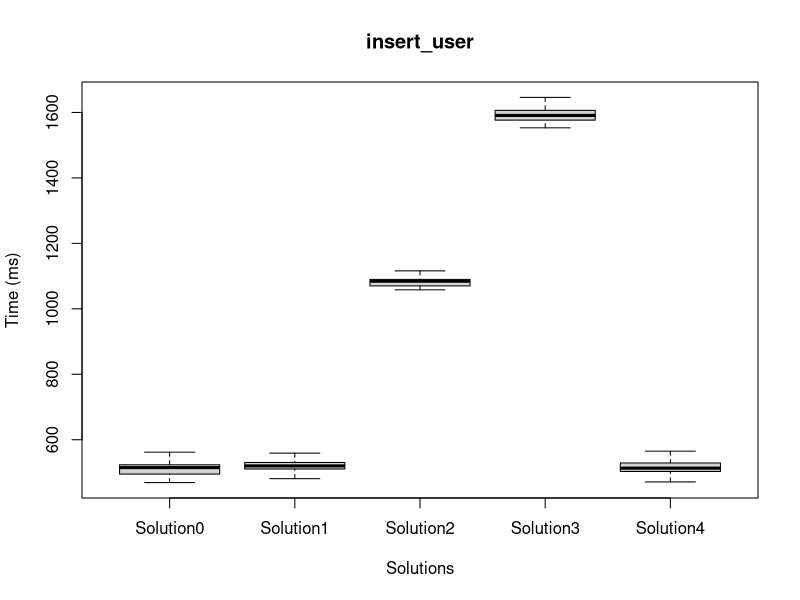
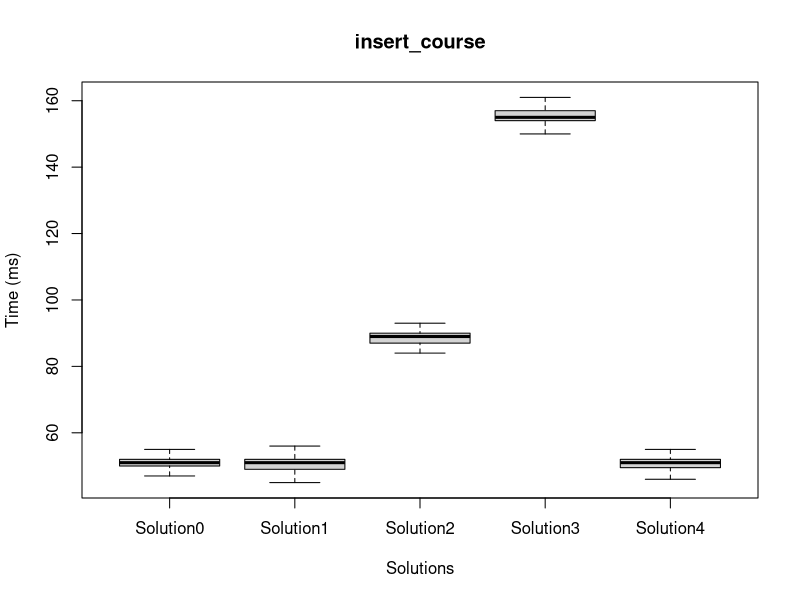
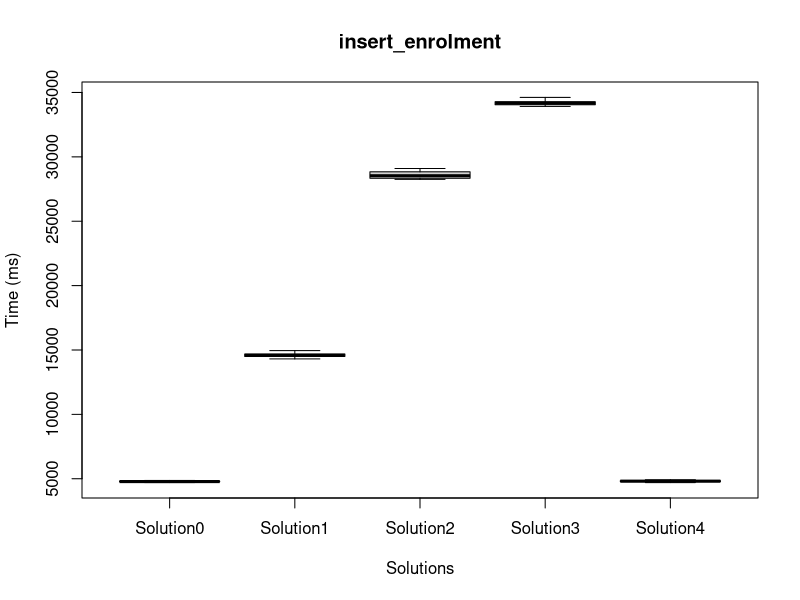
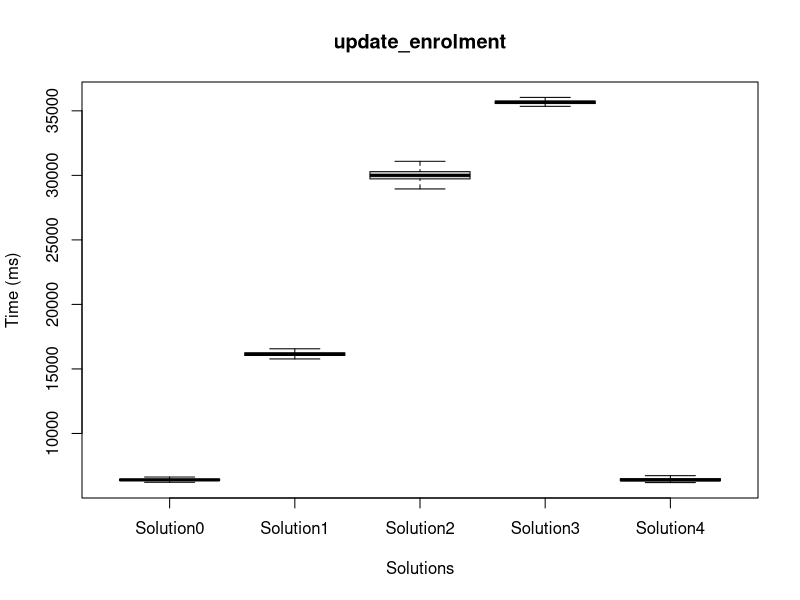
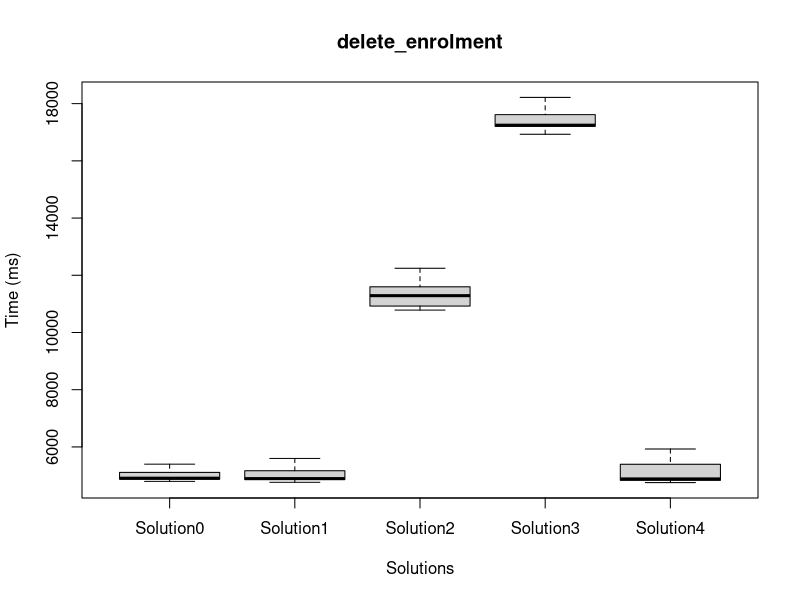
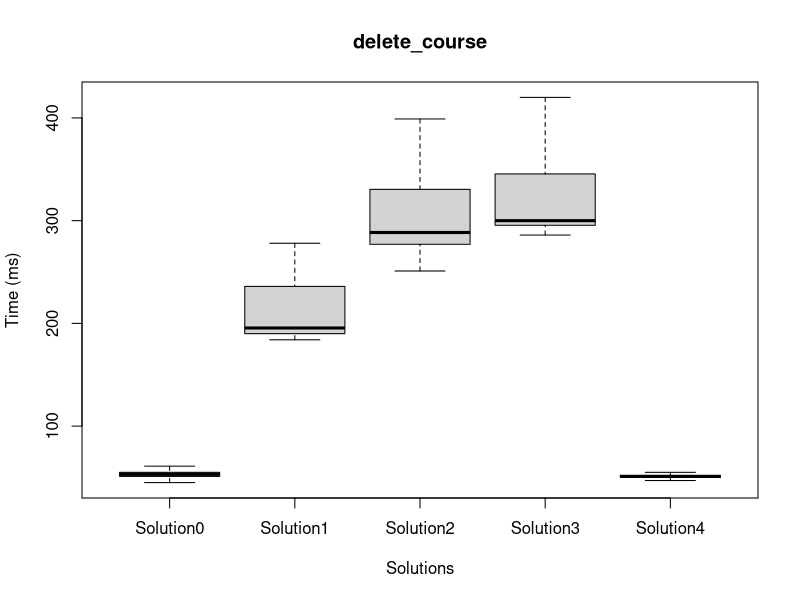
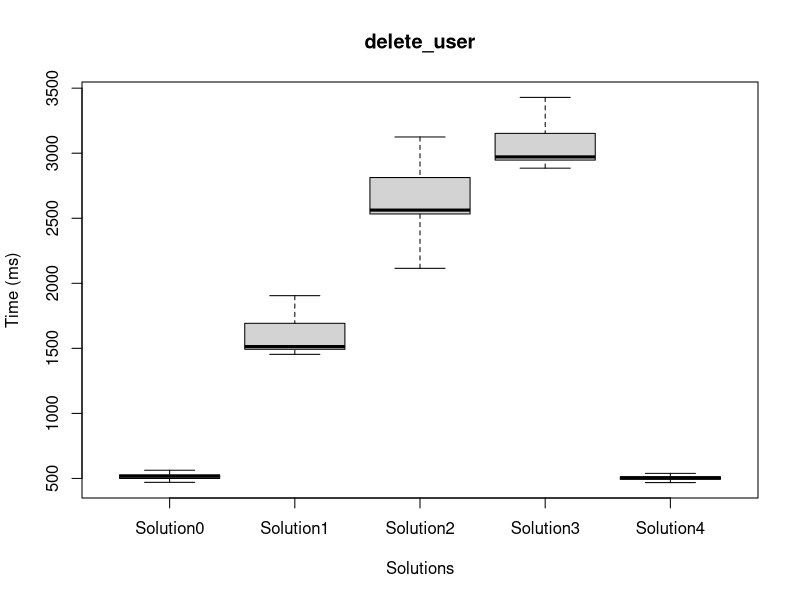

Write the R code that produced these figures, in order. (Note: this script raises an error after producing the figures.)
Solution0.dataframe = data.frame(
insert_user=c(1507, 493, 494, 486, 521, 481, 484, 488, 516, 494, 489, 493, 491, 490, 496, 491, 517, 501, 497, 485, 495, 492, 507, 503, 495, 496, 507, 520, 516, 490, 507, 500, 540, 535, 501, 507, 509, 523, 511, 518, 508, 519, 517, 544, 511, 532, 531, 509, 535, 509, 518, 520, 512, 516, 515, 559, 518, 515, 509, 518, 522, 554, 514, 517, 521, 526, 516, 562, 521, 542, 523, 525, 519, 558, 538, 526, 523, 517, 523, 562, 539, 543, 535, 525, 811, 813, 469, 470, 475, 478, 478, 524, 481, 501, 492, 492, 498, 532, 493, 514),
insert_course=c(83, 51, 46, 45, 45, 70, 45, 49, 44, 47, 47, 49, 64, 67, 49, 50, 61, 47, 50, 48, 55, 49, 49, 49, 50, 51, 49, 64, 50, 50, 50, 50, 50, 48, 49, 51, 50, 50, 52, 53, 53, 50, 53, 50, 52, 52, 51, 49, 50, 52, 51, 51, 50, 51, 51, 51, 51, 70, 52, 73, 51, 52, 50, 51, 51, 49, 67, 51, 51, 51, 51, 54, 52, 50, 50, 53, 51, 51, 52, 52, 49, 51, 59, 49, 49, 49, 52, 51, 52, 51, 53, 52, 51, 52, 52, 50, 52, 53, 52, 51),
insert_enrolment=c(6618, 4764, 4780, 4769, 4746, 4769, 4772, 4754, 4774, 4801, 4779, 4809, 4850, 4914, 4777, 4703, 4763, 4790, 4779, 4808, 4736, 4788, 4774, 4779, 4808, 4815, 4868, 4852, 4734, 4759, 4793, 4844, 4831, 4750, 4731, 4771, 4788, 4834, 4824, 4895, 4733, 4766, 4800, 4782, 4811, 4762, 4822, 4789, 4741, 4794, 4791, 4849, 4766, 4825, 4782, 4805, 4811, 4801, 4776, 4813, 4725, 4771, 4774, 4814, 4748, 5170, 4743, 4774, 4790, 4825, 4767, 4783, 4787, 4861, 4782, 4772, 4768, 4720, 4767, 4771, 4851, 4809, 4808, 4889, 4807, 6278, 4720, 4772, 4811, 4746, 4726, 4792, 4765, 4754, 4789, 4817, 4832, 4759, 4803, 4779),
update_enrolment=c(6780, 6290, 6228, 6275, 6624, 6307, 6256, 6306, 6341, 6351, 6386, 6453, 6393, 6597, 6379, 6471, 6447, 6287, 6406, 6414, 6557, 7162, 6375, 6363, 6462, 6442, 6549, 6421, 6318, 6399, 6440, 6370, 6519, 6582, 6355, 6363, 6433, 6400, 6474, 6579, 6435, 6323, 6390, 6441, 6457, 6802, 6581, 6369, 6405, 6429, 6464, 6658, 6487, 6769, 6359, 6404, 6399, 6680, 6361, 6429, 6495, 6330, 6423, 6336, 6349, 6491, 6337, 6379, 6442, 6335, 6381, 6429, 6456, 6382, 6352, 6391, 6499, 6218, 6318, 6378, 6431, 6410, 6399, 7143, 6384, 6283, 6315, 6401, 6440, 6478, 6363, 6357, 6245, 6336, 6385, 6480, 6618, 6325, 6344, 6424),
delete_enrolment=c(5358, 4963, 5010, 4796, 5807, 4802, 5668, 4813, 4920, 4888, 4855, 4912, 4924, 5621, 4849, 5259, 5098, 4856, 4861, 4895, 5110, 5528, 4864, 4883, 4894, 4892, 5956, 5651, 4844, 4861, 4908, 4940, 4965, 5505, 4863, 4905, 4897, 4913, 4925, 5108, 5033, 4878, 4884, 4888, 4911, 5504, 5804, 4859, 4903, 4894, 4899, 5748, 4928, 5539, 4864, 4894, 4906, 5863, 4876, 4946, 5080, 4860, 4898, 5595, 4848, 4905, 4875, 4874, 4877, 5397, 4881, 4900, 4979, 5808, 4871, 4866, 5529, 5528, 4865, 4876, 4949, 5612, 4887, 5336, 4904, 4879, 4837, 4875, 5254, 5090, 4873, 4854, 5462, 4881, 4882, 4956, 6467, 4850, 4869, 4909),
delete_course=c(58, 47, 56, 45, 46, 47, 48, 47, 49, 51, 47, 49, 51, 52, 51, 55, 58, 51, 51, 50, 49, 61, 50, 52, 52, 53, 55, 53, 51, 51, 52, 52, 50, 57, 50, 52, 52, 51, 52, 53, 75, 52, 55, 52, 51, 53, 55, 55, 53, 54, 52, 53, 52, 52, 54, 55, 53, 52, 55, 54, 52, 54, 52, 53, 69, 52, 55, 53, 67, 55, 53, 72, 54, 51, 53, 56, 51, 52, 53, 54, 51, 58, 52, 52, 54, 53, 55, 54, 53, 54, 54, 53, 63, 54, 55, 52, 59, 55, 55, 55),
delete_user=c(506, 499, 480, 470, 478, 478, 483, 483, 494, 509, 492, 491, 493, 490, 495, 534, 523, 524, 496, 493, 490, 494, 516, 518, 503, 504, 531, 521, 509, 521, 511, 506, 514, 520, 513, 508, 519, 512, 525, 510, 496, 510, 516, 519, 527, 510, 500, 557, 517, 541, 522, 531, 527, 526, 536, 521, 535, 517, 521, 531, 539, 521, 533, 516, 518, 577, 525, 532, 528, 519, 520, 543, 520, 563, 522, 540, 550, 539, 527, 531, 526, 528, 528, 531, 543, 528, 487, 473, 478, 501, 488, 510, 494, 491, 500, 501, 498, 500, 503, 517));

Solution1.dataframe = data.frame(
insert_user=c(538, 494, 516, 481, 502, 559, 480, 489, 520, 518, 494, 497, 564, 527, 516, 505, 528, 508, 510, 568, 509, 513, 513, 534, 522, 519, 607, 520, 528, 515, 546, 535, 536, 603, 514, 516, 513, 519, 513, 522, 520, 503, 545, 524, 517, 525, 517, 520, 579, 520, 549, 547, 534, 548, 531, 521, 520, 525, 537, 530, 525, 527, 522, 588, 522, 536, 553, 794, 498, 502, 503, 572, 507, 528, 511, 524, 517, 522, 522, 520, 510, 519, 521, 535, 531, 505, 491, 519, 501, 496, 502, 497, 507, 526, 501, 514, 514, 520, 528, 514),
insert_course=c(45, 53, 47, 46, 45, 55, 47, 47, 63, 48, 48, 49, 47, 51, 48, 49, 46, 49, 48, 50, 58, 49, 48, 49, 51, 51, 50, 51, 51, 51, 51, 50, 68, 47, 49, 51, 51, 49, 51, 52, 52, 51, 52, 50, 50, 52, 67, 52, 51, 51, 51, 52, 51, 50, 52, 51, 52, 54, 52, 51, 49, 53, 50, 51, 52, 51, 66, 51, 51, 52, 51, 53, 51, 49, 52, 53, 49, 51, 51, 52, 49, 51, 75, 50, 52, 56, 51, 53, 50, 51, 53, 52, 53, 52, 53, 49, 53, 52, 52, 53),
insert_enrolment=c(16007, 14795, 14678, 14391, 14516, 14548, 14399, 14361, 14459, 14533, 14550, 14568, 14437, 14836, 14602, 14546, 14546, 14648, 14748, 14467, 14511, 14814, 14400, 14688, 14656, 14927, 14681, 14837, 14482, 14564, 14625, 14566, 14745, 14429, 14353, 14633, 14611, 14568, 14674, 14917, 14728, 14477, 14779, 14641, 15016, 14521, 14512, 14741, 14556, 14603, 14480, 14492, 14479, 14580, 14617, 14686, 14526, 14695, 14637, 14547, 14561, 14674, 14530, 14564, 14454, 14610, 14951, 14939, 14451, 14753, 14434, 14656, 14577, 14489, 14556, 15005, 14307, 14546, 14627, 14647, 14406, 14444, 14427, 14429, 16969, 14524, 14599, 14547, 14429, 14508, 14701, 14682, 14906, 14667, 14649, 14388, 14773, 14645, 14698, 14688),
update_enrolment=c(16022, 16090, 16173, 16057, 17544, 16162, 16064, 15889, 15951, 15993, 16063, 16133, 16040, 16762, 16113, 16197, 15893, 16217, 16268, 16003, 16140, 16234, 15917, 16253, 16237, 16477, 17008, 16697, 15982, 16132, 16131, 16225, 16145, 15776, 15885, 16076, 16042, 16023, 16233, 16220, 16215, 16016, 16284, 16135, 16299, 16414, 16008, 16147, 16105, 16562, 15937, 16461, 16035, 16044, 16319, 16161, 15991, 17206, 16814, 16063, 16067, 16222, 16116, 16249, 15928, 15979, 16341, 16499, 16046, 16590, 15979, 16207, 16154, 16802, 16043, 16872, 15846, 16406, 16121, 16105, 16080, 16110, 15929, 15965, 17203, 16076, 16126, 16088, 15930, 16052, 16196, 16168, 16607, 16126, 16182, 16202, 16314, 16420, 16238, 16256),
delete_enrolment=c(4842, 4836, 4857, 4885, 5723, 4878, 5464, 4828, 5010, 4873, 4906, 4876, 4908, 5575, 4881, 5046, 4831, 4847, 4897, 4924, 5061, 5273, 4864, 4922, 4929, 4925, 5557, 5562, 4834, 4887, 4928, 4924, 4947, 4763, 4829, 4869, 4880, 4899, 5488, 5039, 4856, 4849, 4894, 4918, 5223, 5377, 4840, 4861, 4888, 5446, 4870, 5650, 4863, 4899, 5112, 4882, 4892, 5677, 5456, 4823, 4885, 4888, 4959, 5660, 4823, 4872, 4906, 4888, 4889, 6288, 4803, 4868, 4910, 5676, 4848, 5427, 4834, 5263, 4847, 4882, 5655, 5024, 4860, 4890, 5054, 4822, 5432, 4878, 4824, 4832, 4891, 5372, 5295, 4866, 4889, 5589, 4800, 5553, 4838, 5598),
delete_course=c(273, 197, 200, 198, 278, 199, 310, 208, 240, 208, 184, 190, 191, 274, 188, 237, 187, 189, 189, 187, 224, 223, 187, 189, 188, 206, 252, 236, 186, 188, 192, 190, 271, 194, 188, 190, 204, 188, 270, 220, 201, 189, 200, 188, 238, 228, 205, 204, 188, 255, 188, 246, 198, 186, 235, 192, 189, 236, 260, 190, 187, 190, 254, 243, 189, 192, 191, 202, 190, 322, 191, 192, 191, 235, 191, 259, 188, 226, 191, 190, 238, 250, 193, 190, 216, 192, 269, 192, 209, 190, 193, 241, 251, 191, 190, 230, 190, 270, 192, 240),
delete_user=c(1850, 1598, 1588, 1530, 1792, 1481, 1888, 1478, 1661, 1500, 1476, 1533, 1519, 1905, 1524, 1619, 1535, 1505, 1480, 1495, 1761, 1669, 1484, 1520, 1502, 1491, 1805, 1681, 1504, 1478, 1478, 1481, 1878, 1510, 1516, 1495, 1489, 1507, 1905, 1628, 1526, 1495, 1514, 1495, 1802, 1684, 1510, 1504, 1509, 1857, 1502, 1711, 1492, 1490, 1805, 1518, 1520, 1698, 1856, 1512, 1503, 1504, 1875, 1769, 1517, 1528, 1513, 1488, 1485, 2086, 1497, 1494, 1485, 1717, 1487, 1825, 1504, 1677, 1498, 1497, 1703, 1771, 1512, 1512, 1689, 1472, 1842, 1454, 1487, 1483, 1482, 1696, 1810, 1459, 1469, 1664, 1489, 1855, 1470, 1675));

Solution2.dataframe = data.frame(
insert_user=c(914, 893, 867, 850, 910, 862, 873, 877, 911, 883, 879, 886, 885, 920, 890, 938, 926, 897, 1069, 1071, 1094, 1068, 1079, 1080, 1087, 1077, 1099, 1101, 1087, 1090, 1085, 1090, 1135, 1099, 1095, 1096, 1086, 1101, 1090, 1090, 1085, 1090, 1116, 1101, 1085, 1072, 1074, 1059, 1070, 1082, 1073, 1089, 1090, 1084, 1074, 1087, 1105, 1077, 1095, 1079, 1087, 1129, 1100, 1099, 1091, 1121, 1070, 1082, 1089, 1107, 1079, 1096, 1087, 1097, 1089, 1089, 1086, 1095, 1083, 1078, 1082, 1089, 1082, 1085, 1073, 1098, 1086, 1087, 1076, 1058, 1069, 1080, 1082, 1066, 1088, 1081, 1078, 1085, 1090, 1116),
insert_course=c(84, 92, 84, 80, 82, 102, 81, 84, 81, 85, 86, 86, 85, 87, 86, 87, 84, 87, 87, 86, 104, 86, 86, 88, 88, 90, 86, 89, 88, 89, 88, 90, 86, 98, 85, 87, 107, 86, 88, 89, 91, 88, 90, 88, 87, 89, 89, 91, 89, 89, 89, 89, 88, 89, 91, 89, 90, 90, 91, 89, 101, 91, 87, 88, 89, 103, 86, 88, 89, 89, 87, 89, 88, 87, 112, 90, 87, 88, 89, 89, 86, 89, 89, 86, 90, 89, 90, 90, 88, 89, 92, 91, 91, 89, 90, 88, 93, 92, 90, 92),
insert_enrolment=c(25489, 25041, 25198, 24741, 24927, 24965, 24838, 26969, 26970, 27097, 27046, 27140, 27005, 27356, 27261, 27238, 27074, 27211, 29012, 28726, 28926, 28962, 28805, 28985, 28958, 28937, 28403, 28664, 28313, 28491, 28347, 28428, 28406, 28297, 28254, 28673, 28533, 28464, 28487, 28849, 28528, 28347, 28769, 28474, 28903, 28573, 28361, 28320, 28339, 28381, 28361, 28363, 28336, 28422, 28407, 28489, 28292, 28455, 28536, 28368, 28383, 28385, 28275, 28448, 29054, 28702, 29096, 28858, 28774, 28812, 28768, 28952, 28803, 28770, 28878, 29006, 28746, 30089, 28875, 28913, 28721, 28507, 28655, 28852, 28654, 28535, 28855, 28869, 29096, 28745, 28807, 28766, 28708, 28717, 28858, 28938, 28939, 28766, 28860, 28828),
update_enrolment=c(26616, 26566, 27086, 26380, 26723, 26663, 28107, 28409, 28428, 28546, 28531, 28545, 28949, 28818, 29135, 28685, 28376, 38677, 31156, 30130, 30297, 30445, 30479, 30385, 30305, 29981, 30177, 30006, 29686, 30333, 29749, 29858, 30221, 29768, 29661, 29939, 30113, 29848, 29916, 30140, 29904, 29788, 29931, 29838, 30786, 29959, 30458, 29641, 29664, 29729, 29703, 30562, 29992, 29747, 29784, 29882, 29641, 29795, 30386, 29765, 29973, 29721, 29603, 30958, 30147, 29997, 30400, 30280, 30468, 30143, 30047, 30746, 30229, 30194, 31089, 30430, 30045, 31388, 30271, 30333, 30103, 30059, 29932, 30239, 29903, 29944, 30249, 30572, 30977, 30114, 30309, 30114, 29939, 30088, 30694, 30194, 30204, 30130, 30217, 30414),
delete_enrolment=c(9483, 9419, 9502, 9460, 9492, 9741, 12089, 11335, 11424, 11359, 11282, 11302, 12157, 11353, 12140, 11333, 11359, 12081, 12073, 11373, 11410, 11398, 12170, 11341, 11352, 10901, 11446, 10870, 10901, 11605, 10889, 10896, 11536, 11069, 10922, 10936, 11293, 10913, 10935, 11698, 10926, 11568, 10979, 10969, 10981, 10954, 12245, 10783, 10831, 10852, 10838, 11591, 11618, 10873, 10822, 10886, 10911, 10838, 11481, 10852, 11232, 10842, 10825, 12030, 11445, 11215, 11238, 11868, 11964, 11294, 11360, 11986, 11875, 11280, 11995, 11322, 11345, 11953, 11298, 11312, 11991, 11068, 11131, 11706, 11045, 11631, 11180, 11931, 11117, 11118, 11769, 11118, 11117, 11160, 11841, 11691, 11078, 11106, 11106, 11859),
delete_course=c(260, 251, 261, 251, 251, 298, 321, 272, 274, 285, 282, 276, 349, 287, 353, 278, 277, 324, 361, 276, 290, 277, 357, 291, 278, 299, 359, 287, 283, 340, 274, 273, 315, 312, 274, 275, 345, 297, 277, 372, 287, 357, 277, 276, 274, 277, 427, 275, 277, 276, 299, 345, 337, 270, 285, 290, 303, 277, 317, 275, 324, 292, 290, 345, 318, 292, 281, 362, 326, 282, 281, 355, 328, 304, 354, 284, 280, 358, 291, 289, 399, 286, 281, 340, 288, 360, 281, 337, 279, 290, 377, 283, 280, 281, 333, 341, 283, 296, 280, 369),
delete_user=c(2115, 2147, 2149, 2155, 2170, 2491, 2595, 2385, 2382, 2381, 2390, 2403, 2623, 2423, 2781, 2405, 2439, 2873, 2915, 2535, 2555, 2560, 2963, 2565, 2576, 2606, 2904, 2533, 2534, 2900, 2519, 2511, 2753, 2822, 2541, 2553, 2870, 2537, 2540, 2892, 2542, 2928, 2537, 2537, 2573, 2504, 3125, 2518, 2518, 2577, 2529, 2919, 2752, 2533, 2523, 2522, 2643, 2530, 2742, 2549, 2874, 2541, 2546, 2829, 2826, 2591, 2619, 2987, 2807, 2587, 2581, 2983, 2819, 2572, 2964, 2592, 2579, 3029, 2552, 2538, 3084, 2554, 2569, 2906, 2533, 2979, 2568, 2778, 2609, 2533, 2939, 2543, 2550, 2551, 2786, 2919, 2554, 2545, 2560, 2940));

Solution3.dataframe = data.frame(
insert_user=c(1796, 1571, 1599, 1562, 1570, 1553, 1567, 1583, 1620, 1605, 1570, 1592, 1628, 1570, 1594, 1574, 1628, 1594, 1596, 1586, 1609, 1571, 1595, 1579, 1567, 1599, 1597, 1581, 1635, 1571, 1573, 1598, 1660, 1646, 1577, 1600, 1599, 1576, 1573, 1578, 1596, 1596, 1611, 1588, 1607, 1611, 1618, 1593, 1586, 1607, 1626, 1615, 1579, 1587, 1587, 1585, 1601, 1604, 1617, 1604, 1676, 1594, 1594, 1603, 1590, 1610, 1635, 1613, 1574, 1577, 1590, 1610, 1589, 1583, 1557, 1563, 1606, 1590, 1572, 1608, 1581, 1574, 1578, 1578, 1567, 1598, 1571, 1564, 1588, 1588, 1582, 1591, 1612, 1572, 1576, 1618, 1591, 1570, 1591, 1608),
insert_course=c(181, 161, 150, 150, 151, 154, 151, 151, 156, 154, 151, 152, 152, 154, 153, 154, 153, 155, 155, 155, 163, 155, 151, 152, 156, 177, 154, 155, 153, 156, 156, 154, 162, 154, 154, 154, 156, 152, 156, 157, 159, 155, 157, 155, 154, 158, 176, 154, 174, 155, 156, 153, 178, 156, 155, 158, 148, 156, 157, 155, 155, 155, 154, 153, 156, 155, 160, 155, 154, 156, 157, 159, 157, 154, 175, 156, 153, 158, 156, 155, 155, 158, 153, 154, 155, 158, 176, 188, 156, 155, 159, 156, 157, 156, 154, 154, 185, 160, 160, 156),
insert_enrolment=c(34526, 34036, 34400, 33921, 34083, 34050, 33927, 33947, 34110, 33983, 34282, 34194, 33978, 34361, 34233, 34171, 34006, 34217, 34287, 33938, 34084, 34456, 33929, 34261, 34210, 34723, 34110, 34358, 33938, 34197, 34204, 34197, 34190, 34024, 33959, 34315, 34191, 34097, 34300, 34523, 34640, 34044, 34319, 34217, 34081, 34154, 34051, 34201, 34202, 34126, 34109, 34050, 34133, 34127, 34311, 34305, 34617, 34189, 34279, 34198, 35327, 34158, 33995, 34092, 34007, 34017, 34446, 34127, 34042, 34400, 34103, 34267, 34173, 34041, 34086, 34234, 33917, 34165, 34280, 34116, 33938, 34058, 34043, 34455, 34392, 34025, 34180, 34186, 33963, 34113, 34345, 34199, 34039, 34209, 34282, 33962, 34704, 34098, 34262, 34389),
update_enrolment=c(35347, 35576, 35606, 35437, 36501, 35427, 35395, 35458, 35817, 35440, 35652, 35668, 35817, 35782, 35851, 36239, 35480, 35743, 35853, 35540, 35582, 35655, 35613, 35697, 35677, 36012, 35690, 36152, 35444, 35655, 35891, 35657, 35589, 35415, 35370, 35859, 35536, 35548, 35689, 35689, 36040, 35457, 35761, 35689, 35697, 35686, 35536, 35681, 35611, 35652, 35703, 35472, 35748, 35524, 35637, 35725, 35710, 35701, 35736, 35649, 36637, 35632, 35600, 35737, 35438, 35836, 35805, 35622, 35414, 36536, 35375, 35746, 38326, 35493, 35885, 35732, 35792, 35653, 35663, 35640, 35891, 35542, 35466, 35677, 35928, 35521, 35589, 35932, 35736, 35597, 35757, 35746, 35669, 35664, 36206, 35355, 35730, 35642, 35913, 35665),
delete_enrolment=c(16929, 17141, 17172, 17208, 18841, 17136, 17174, 17222, 18405, 17207, 17253, 17333, 17746, 17252, 17269, 18062, 17201, 17243, 17271, 17511, 17227, 17620, 17678, 17241, 17220, 17446, 17203, 17985, 17206, 17234, 17981, 17226, 17194, 17193, 17286, 17963, 17270, 17232, 17286, 17390, 17718, 17174, 17245, 17251, 17931, 17426, 17213, 17246, 17426, 17266, 18062, 17174, 18053, 17217, 17216, 17266, 17870, 17178, 17226, 17264, 17897, 17214, 17226, 17551, 17223, 18173, 17189, 17199, 17221, 18687, 17167, 17213, 18152, 17154, 17928, 17222, 18218, 17219, 17246, 17178, 18021, 17201, 17241, 17604, 17869, 17156, 17200, 17746, 17611, 17193, 17254, 17431, 17480, 17219, 17859, 17182, 17243, 17180, 17583, 18014),
delete_course=c(301, 302, 295, 286, 450, 289, 289, 291, 421, 299, 303, 294, 366, 295, 293, 396, 291, 307, 295, 365, 302, 337, 374, 297, 295, 348, 292, 338, 293, 294, 411, 295, 306, 293, 294, 398, 296, 296, 299, 322, 384, 306, 296, 295, 388, 326, 294, 308, 383, 298, 344, 296, 379, 296, 298, 297, 396, 298, 297, 294, 343, 296, 315, 360, 295, 355, 300, 297, 296, 420, 296, 297, 339, 311, 386, 298, 340, 296, 296, 319, 339, 312, 295, 361, 333, 294, 295, 372, 344, 297, 300, 356, 347, 298, 384, 291, 320, 298, 373, 389),
delete_user=c(2904, 2885, 2899, 2931, 3495, 2911, 2907, 2958, 3489, 2912, 2915, 2939, 3297, 2940, 2964, 3429, 2978, 2934, 2927, 3236, 2975, 3075, 3283, 2967, 2964, 3195, 2961, 3133, 2988, 2959, 3296, 2949, 2955, 2971, 2941, 3307, 3010, 2972, 2997, 3056, 3271, 2946, 2951, 2950, 3314, 3115, 2973, 2952, 3289, 2945, 3180, 2973, 3299, 2955, 2964, 2981, 3330, 2979, 2944, 2951, 3207, 2912, 2907, 3260, 2965, 3158, 2997, 2967, 2962, 3492, 2951, 2969, 3141, 2913, 3289, 2925, 3133, 2949, 2938, 2992, 3134, 2943, 2945, 3235, 3123, 2957, 2948, 3311, 3122, 2981, 2945, 3230, 3132, 2969, 3287, 2957, 3056, 2939, 3272, 3147));

Solution4.dataframe = data.frame(
insert_user=c(524, 546, 763, 476, 525, 486, 487, 487, 495, 498, 504, 531, 495, 499, 507, 519, 530, 499, 503, 536, 499, 500, 537, 513, 511, 513, 552, 506, 504, 519, 509, 516, 522, 535, 542, 537, 526, 514, 511, 512, 513, 543, 573, 517, 513, 519, 516, 520, 511, 508, 562, 512, 523, 523, 549, 494, 471, 459, 565, 479, 488, 489, 527, 487, 511, 528, 549, 512, 500, 490, 496, 496, 498, 502, 525, 563, 505, 528, 530, 503, 509, 511, 505, 572, 513, 513, 504, 531, 517, 516, 511, 534, 540, 530, 538, 521, 516, 510, 528, 563),
insert_course=c(45, 49, 46, 45, 46, 50, 46, 46, 66, 47, 48, 48, 46, 50, 49, 51, 56, 48, 49, 49, 57, 48, 51, 50, 50, 53, 49, 52, 49, 50, 51, 50, 55, 46, 49, 53, 50, 50, 51, 51, 52, 50, 53, 52, 49, 51, 50, 51, 51, 52, 51, 48, 50, 51, 53, 53, 51, 49, 53, 52, 52, 53, 50, 52, 50, 50, 53, 51, 50, 52, 51, 52, 53, 51, 51, 53, 50, 52, 52, 51, 71, 51, 54, 49, 51, 52, 51, 53, 50, 77, 54, 52, 52, 53, 54, 49, 53, 53, 52, 52),
insert_enrolment=c(4765, 4792, 5127, 4795, 4832, 4784, 4880, 4833, 4885, 4879, 4892, 4830, 4783, 4859, 4864, 4812, 4816, 4820, 4815, 4866, 5160, 4818, 4810, 4798, 4778, 4820, 4865, 4831, 4754, 4768, 4785, 4870, 4815, 4818, 4833, 4852, 4985, 4775, 4799, 4797, 4736, 4802, 4764, 4809, 4829, 4791, 4794, 4847, 4762, 4832, 4935, 4723, 4828, 4776, 5017, 4784, 4810, 4749, 4792, 4859, 4808, 4764, 4780, 4786, 4846, 4754, 4902, 4728, 4829, 4798, 4879, 4858, 4766, 4814, 4814, 4808, 4883, 4755, 4859, 4812, 4856, 4919, 4792, 4779, 4812, 4759, 4749, 4838, 4764, 4826, 4803, 4755, 4797, 4796, 4842, 4812, 4819, 4734, 4701, 4800),
update_enrolment=c(6220, 6287, 6326, 6455, 6562, 6385, 6344, 6397, 6418, 6494, 6337, 6677, 6345, 6351, 6374, 6445, 6561, 6364, 6412, 6394, 6836, 6385, 6249, 6382, 6675, 6455, 6465, 6333, 6323, 6379, 6360, 6615, 6316, 6309, 6446, 6649, 6194, 6305, 6563, 6307, 6384, 6478, 6376, 6382, 6277, 6300, 6445, 6620, 6312, 6421, 7168, 6302, 6350, 6307, 6595, 6732, 6321, 6401, 6405, 6433, 7355, 6356, 6394, 6424, 6418, 6351, 6355, 6348, 6315, 6798, 6368, 6738, 6371, 7052, 6372, 6428, 6702, 6732, 6326, 6372, 6430, 6680, 6277, 6370, 6628, 6503, 6391, 6400, 6401, 6315, 6316, 6794, 6312, 6695, 7030, 6373, 6491, 7063, 6316, 6429),
delete_enrolment=c(4866, 4815, 4839, 4842, 5651, 4833, 5470, 4870, 4938, 4906, 5539, 5596, 4826, 4845, 4901, 5178, 5666, 4810, 4861, 4901, 5142, 5703, 4829, 4835, 5211, 4887, 5207, 4833, 4898, 4830, 4901, 6368, 4790, 4828, 4911, 5226, 4753, 4790, 5499, 4820, 4966, 5597, 4874, 5204, 5391, 4825, 4859, 6267, 4849, 4895, 6330, 4818, 4780, 4802, 5261, 5466, 4802, 4870, 4898, 4880, 6300, 4808, 4880, 4873, 4894, 4847, 4916, 4809, 4863, 5510, 4869, 5540, 4836, 5460, 4851, 4873, 5703, 5454, 4844, 4833, 4938, 5306, 4842, 4833, 5541, 5652, 4801, 4850, 4940, 5600, 4837, 5396, 4831, 5713, 5523, 4828, 4871, 5927, 4776, 4842),
delete_course=c(50, 44, 51, 45, 45, 46, 45, 47, 48, 49, 46, 47, 48, 50, 50, 50, 48, 50, 49, 50, 48, 47, 49, 51, 50, 53, 50, 52, 50, 68, 51, 50, 51, 50, 49, 52, 51, 49, 51, 51, 59, 51, 53, 50, 50, 51, 51, 51, 51, 50, 48, 52, 51, 52, 52, 52, 52, 52, 53, 51, 52, 53, 51, 51, 51, 51, 55, 51, 50, 50, 52, 69, 52, 50, 54, 53, 52, 51, 53, 51, 51, 57, 51, 50, 69, 51, 51, 53, 51, 51, 54, 54, 52, 53, 54, 51, 53, 53, 53, 52),
delete_user=c(482, 477, 478, 468, 478, 480, 479, 502, 487, 489, 486, 488, 494, 500, 500, 511, 511, 504, 498, 492, 505, 547, 500, 507, 500, 510, 503, 523, 507, 502, 511, 500, 530, 507, 511, 502, 530, 506, 503, 514, 528, 506, 543, 507, 525, 529, 528, 530, 516, 529, 539, 515, 508, 510, 547, 534, 502, 469, 475, 494, 480, 484, 482, 487, 483, 490, 492, 493, 493, 491, 492, 494, 495, 493, 499, 502, 495, 499, 507, 505, 503, 511, 506, 505, 514, 505, 506, 520, 508, 517, 506, 506, 518, 507, 505, 533, 513, 509, 551, 515));

png('/home/jcrada/Development/hr/ResearchTestApplication/logs/backup/insert-update-delete/bp-insert_user.png', width=640, height=480);
boxplot(Solution0.dataframe$insert_user,Solution1.dataframe$insert_user,Solution2.dataframe$insert_user,Solution3.dataframe$insert_user,Solution4.dataframe$insert_user,names=c('Solution0', 'Solution1', 'Solution2', 'Solution3', 'Solution4'), xlab='Solutions', ylab='Time (ms)', main='insert_user', outline=F);
dev.off();
png('/home/jcrada/Development/hr/ResearchTestApplication/logs/backup/insert-update-delete/bp-insert_course.png', width=640, height=480);
boxplot(Solution0.dataframe$insert_course,Solution1.dataframe$insert_course,Solution2.dataframe$insert_course,Solution3.dataframe$insert_course,Solution4.dataframe$insert_course,names=c('Solution0', 'Solution1', 'Solution2', 'Solution3', 'Solution4'), xlab='Solutions', ylab='Time (ms)', main='insert_course', outline=F);
dev.off();
png('/home/jcrada/Development/hr/ResearchTestApplication/logs/backup/insert-update-delete/bp-insert_enrolment.png', width=640, height=480);
boxplot(Solution0.dataframe$insert_enrolment,Solution1.dataframe$insert_enrolment,Solution2.dataframe$insert_enrolment,Solution3.dataframe$insert_enrolment,Solution4.dataframe$insert_enrolment,names=c('Solution0', 'Solution1', 'Solution2', 'Solution3', 'Solution4'), xlab='Solutions', ylab='Time (ms)', main='insert_enrolment', outline=F);
dev.off();
png('/home/jcrada/Development/hr/ResearchTestApplication/logs/backup/insert-update-delete/bp-update_enrolment.png', width=640, height=480);
boxplot(Solution0.dataframe$update_enrolment,Solution1.dataframe$update_enrolment,Solution2.dataframe$update_enrolment,Solution3.dataframe$update_enrolment,Solution4.dataframe$update_enrolment,names=c('Solution0', 'Solution1', 'Solution2', 'Solution3', 'Solution4'), xlab='Solutions', ylab='Time (ms)', main='update_enrolment', outline=F);
dev.off();
png('/home/jcrada/Development/hr/ResearchTestApplication/logs/backup/insert-update-delete/bp-delete_enrolment.png', width=640, height=480);
boxplot(Solution0.dataframe$delete_enrolment,Solution1.dataframe$delete_enrolment,Solution2.dataframe$delete_enrolment,Solution3.dataframe$delete_enrolment,Solution4.dataframe$delete_enrolment,names=c('Solution0', 'Solution1', 'Solution2', 'Solution3', 'Solution4'), xlab='Solutions', ylab='Time (ms)', main='delete_enrolment', outline=F);
dev.off();
png('/home/jcrada/Development/hr/ResearchTestApplication/logs/backup/insert-update-delete/bp-delete_course.png', width=640, height=480);
boxplot(Solution0.dataframe$delete_course,Solution1.dataframe$delete_course,Solution2.dataframe$delete_course,Solution3.dataframe$delete_course,Solution4.dataframe$delete_course,names=c('Solution0', 'Solution1', 'Solution2', 'Solution3', 'Solution4'), xlab='Solutions', ylab='Time (ms)', main='delete_course', outline=F);
dev.off();
png('/home/jcrada/Development/hr/ResearchTestApplication/logs/backup/insert-update-delete/bp-delete_user.png', width=640, height=480);
boxplot(Solution0.dataframe$delete_user,Solution1.dataframe$delete_user,Solution2.dataframe$delete_user,Solution3.dataframe$delete_user,Solution4.dataframe$delete_user,names=c('Solution0', 'Solution1', 'Solution2', 'Solution3', 'Solution4'), xlab='Solutions', ylab='Time (ms)', main='delete_user', outline=F);
dev.off();
def.barplot.width=1; #bar width
def.barplot.sepwidth=0; #separation bar width
def.barplot.space=0; #space between bars
def.barplot.groupspace=1; #space between groups
png('/home/jcrada/Development/hr/ResearchTestApplication/logs/backup/insert-update-delete/Solution0-barplot.png', width=640, height=480);
Solution0.barplot.means=data.frame(insert=c(mean(Solution0.dataframe$insert_user), mean(Solution0.dataframe$insert_course), mean(Solution0.dataframe$insert_enrolment)),
update=c(mean(Solution0.dataframe$insert_user), mean(Solution0.dataframe$insert_course), mean(Solution0.dataframe$insert_enrolment), mean(Solution0.dataframe$update_enrolment)),
delete=c(mean(Solution0.dataframe$insert_user), mean(Solution0.dataframe$insert_course), mean(Solution0.dataframe$insert_enrolment), mean(Solution0.dataframe$update_enrolment), mean(Solution0.dataframe$delete_enrolment), mean(Solution0.dataframe$delete_course), mean(Solution0.dataframe$delete_user)));
barplot(as.matrix(Solution0.barplot.means),beside=T, names=rep(names(Solution0.barplot.means),3));
mtext('insert', side=1, line=2, at=2.5);
mtext('update', side=1, line=2, at=6.5);
mtext('delete', side=1, line=2, at=10.5);
dev.off();
png('/home/jcrada/Development/hr/ResearchTestApplication/logs/backup/insert-update-delete/Solution1-barplot.png', width=640, height=480);
Solution1.barplot.means=data.frame(insert=c(mean(Solution1.dataframe$insert_user), mean(Solution1.dataframe$insert_course), mean(Solution1.dataframe$insert_enrolment)),
update=c(mean(Solution1.dataframe$insert_user), mean(Solution1.dataframe$insert_course), mean(Solution1.dataframe$insert_enrolment), mean(Solution1.dataframe$update_enrolment)),
delete=c(mean(Solution1.dataframe$insert_user), mean(Solution1.dataframe$insert_course), mean(Solution1.dataframe$insert_enrolment), mean(Solution1.dataframe$update_enrolment), mean(Solution1.dataframe$delete_enrolment), mean(Solution1.dataframe$delete_course), mean(Solution1.dataframe$delete_user)));
barplot(as.matrix(Solution1.barplot.means),beside=T, names=rep(names(Solution1.barplot.means),3));
mtext('insert', side=1, line=2, at=2.5);
mtext('update', side=1, line=2, at=6.5);
mtext('delete', side=1, line=2, at=10.5);
dev.off();
png('/home/jcrada/Development/hr/ResearchTestApplication/logs/backup/insert-update-delete/Solution2-barplot.png', width=640, height=480);
Solution2.barplot.means=data.frame(insert=c(mean(Solution2.dataframe$insert_user), mean(Solution2.dataframe$insert_course), mean(Solution2.dataframe$insert_enrolment)),
update=c(mean(Solution2.dataframe$insert_user), mean(Solution2.dataframe$insert_course), mean(Solution2.dataframe$insert_enrolment), mean(Solution2.dataframe$update_enrolment)),
delete=c(mean(Solution2.dataframe$insert_user), mean(Solution2.dataframe$insert_course), mean(Solution2.dataframe$insert_enrolment), mean(Solution2.dataframe$update_enrolment), mean(Solution2.dataframe$delete_enrolment), mean(Solution2.dataframe$delete_course), mean(Solution2.dataframe$delete_user)));
barplot(as.matrix(Solution2.barplot.means),beside=T, names=rep(names(Solution2.barplot.means),3));
mtext('insert', side=1, line=2, at=2.5);
mtext('update', side=1, line=2, at=6.5);
mtext('delete', side=1, line=2, at=10.5);
dev.off();
png('/home/jcrada/Development/hr/ResearchTestApplication/logs/backup/insert-update-delete/Solution3-barplot.png', width=640, height=480);
Solution3.barplot.means=data.frame(insert=c(mean(Solution3.dataframe$insert_user), mean(Solution3.dataframe$insert_course), mean(Solution3.dataframe$insert_enrolment)),
update=c(mean(Solution3.dataframe$insert_user), mean(Solution3.dataframe$insert_course), mean(Solution3.dataframe$insert_enrolment), mean(Solution3.dataframe$update_enrolment)),
delete=c(mean(Solution3.dataframe$insert_user), mean(Solution3.dataframe$insert_course), mean(Solution3.dataframe$insert_enrolment), mean(Solution3.dataframe$update_enrolment), mean(Solution3.dataframe$delete_enrolment), mean(Solution3.dataframe$delete_course), mean(Solution3.dataframe$delete_user)));
barplot(as.matrix(Solution3.barplot.means),beside=T, names=rep(names(Solution3.barplot.means),3));
mtext('insert', side=1, line=2, at=2.5);
mtext('update', side=1, line=2, at=6.5);
mtext('delete', side=1, line=2, at=10.5);
dev.off();
png('/home/jcrada/Development/hr/ResearchTestApplication/logs/backup/insert-update-delete/Solution4-barplot.png', width=640, height=480);
Solution4.barplot.means=data.frame(insert=c(mean(Solution4.dataframe$insert_user), mean(Solution4.dataframe$insert_course), mean(Solution4.dataframe$insert_enrolment)),
update=c(mean(Solution4.dataframe$insert_user), mean(Solution4.dataframe$insert_course), mean(Solution4.dataframe$insert_enrolment), mean(Solution4.dataframe$update_enrolment)),
delete=c(mean(Solution4.dataframe$insert_user), mean(Solution4.dataframe$insert_course), mean(Solution4.dataframe$insert_enrolment), mean(Solution4.dataframe$update_enrolment), mean(Solution4.dataframe$delete_enrolment), mean(Solution4.dataframe$delete_course), mean(Solution4.dataframe$delete_user)));
barplot(as.matrix(Solution4.barplot.means),beside=T, names=rep(names(Solution4.barplot.means),3));
mtext('insert', side=1, line=2, at=2.5);
mtext('update', side=1, line=2, at=6.5);
mtext('delete', side=1, line=2, at=10.5);
dev.off();
